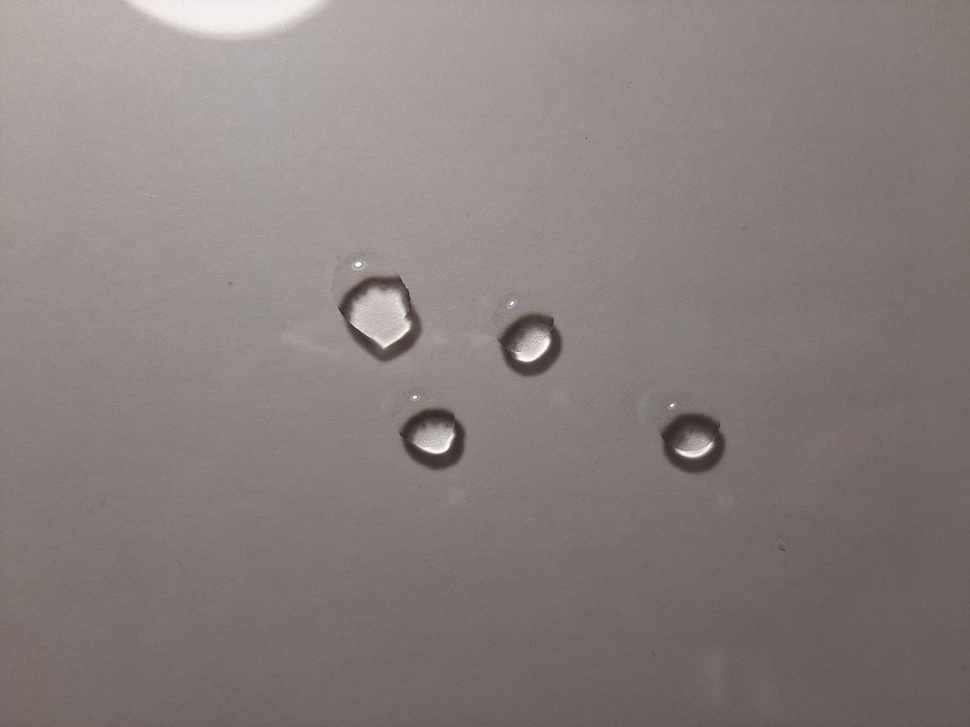
#> input picture image/1.jpg, 970 x 727 px, shrunk from 1280 x 960 before the run, found by its file name
$ jupyter execute 'BlobDetection (1).ipynb'
#> lines starting #> are read from the running program, lines starting #| are printed output that depends on the picture; after the words box and inside, x2 and y2 are one past the last pixel; in counts of white or black regions, pixels touching at a corner belong together
[cell 1]
import cv2
import numpy as np
import matplotlib.pyplot as plt

[cell 2]
x1='1.jpg'
image = cv2.imread(x1,0)
#> image: shape (727, 970); min 40, max 255, mean 129.5
image1 = cv2.imread(x1,1)
#> image1 is the input picture: shape (727, 970, 3); mean B, G, R 124.8, 127.2, 135.7
x,y=image.shape
#> x = 727; y = 970
median = cv2.GaussianBlur(image,(11,11),0)
median1 = cv2.GaussianBlur(image,(21,21),0)
a=median1-median
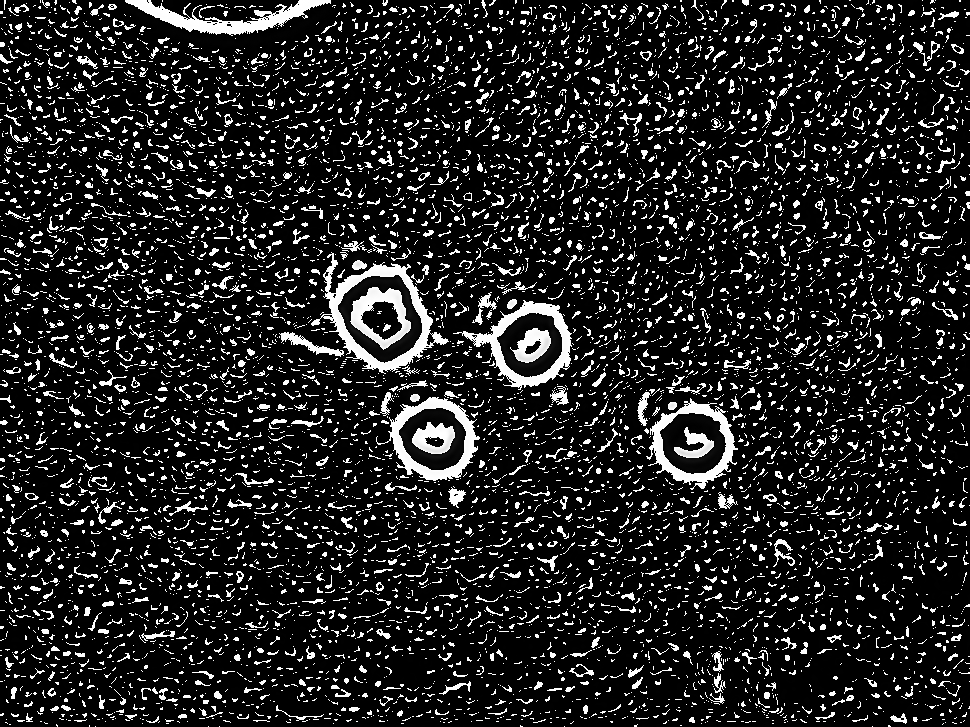
#> a: shape (727, 970); min 0, max 255, mean 34.5
c=255-a
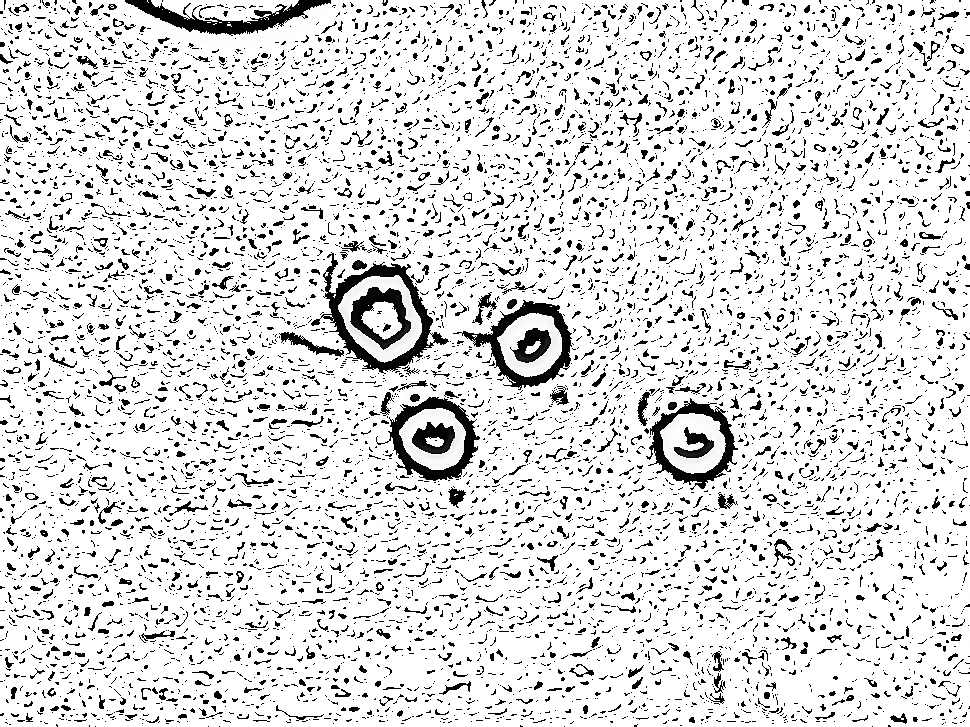
#> c: shape (727, 970); min 0, max 255, mean 220.5


thresh1 = cv2.adaptiveThreshold(c,255,cv2.ADAPTIVE_THRESH_GAUSSIAN_C,\
            cv2.THRESH_BINARY,11,2)
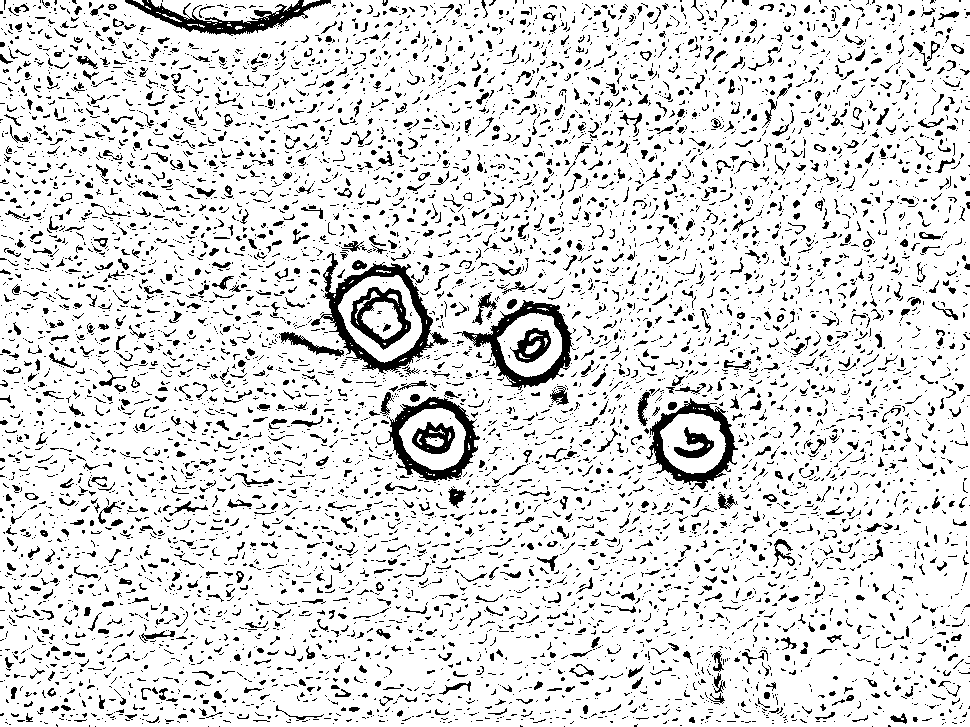
#> thresh1: shape (727, 970); 86.6% white; 7525 black regions (6312 under 20 px), largest, box (x1, y1, x2, y2) and area: (311, 252, 449, 374) 3233, (453, 300, 572, 390) 2481, (376, 397, 480, 481) 2320
thresh1 = cv2.bitwise_not(thresh1)
kernel = cv2.getStructuringElement(cv2.MORPH_ELLIPSE, (4, 4))
dilation = cv2.erode(thresh1,kernel,iterations = 1)
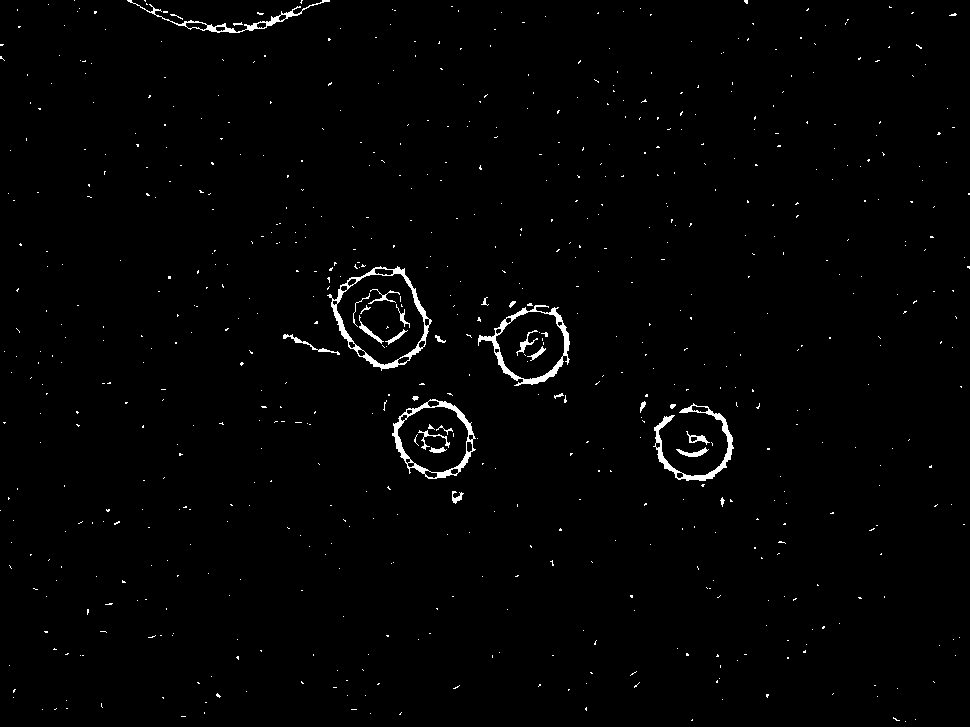
#> dilation: shape (727, 970); 1.3% white; 702 white regions (672 under 20 px)

contours,hierarchy = cv2.findContours(dilation,cv2.RETR_EXTERNAL,cv2.CHAIN_APPROX_SIMPLE)
#> contours = 677 contours, 666 with area under 20; largest, box (x1, y1, x2, y2) and area: (327, 266, 432, 371) 7024, (392, 399, 476, 479) 4690, (478, 305, 570, 386) 4444, (653, 403, 734, 481) 960, (127, 0, 330, 33) 620
t=len(contours[:])
#> t = 677

for u in range(0,t-1):
    if (np.size(contours[u])>100):
        ellipse = cv2.fitEllipse(contours[u])
        (center,axes,orientation) = ellipse
        majoraxis_length = max(axes)
        minoraxis_length = min(axes)
        eccentricity=(np.sqrt(1-(minoraxis_length/majoraxis_length)**2))
        if (eccentricity<0.75):
            cv2.drawContours(image1, contours, u, (255,1,255), 3)
#> this loop made 676 passes
#> (center, axes, orientation, majoraxis_length, minoraxis_length, eccentricity) on passes 256, 261, 322, 344, 386, 676: ((693.3, 442.5), (70.92, 75.4), 107.5, 75.4, 70.92, 0.34), ((434.1, 438.8), (75.22, 80.74), 114.5, 80.74, 75.22, 0.363), ((311.2, 343.8), (7.9, 52.24), 107.1, 52.24, 7.9, 0.989), ((529, 344.3), (73.47, 87.41), 74.41, 87.41, 73.47, 0.542), ((380.8, 315.9), (89.55, 104.4), 145.2, 104.4, 89.55, 0.514), ((214.2, 75.63), (97.07, 164), 92.25, 164, 97.07, 0.806)
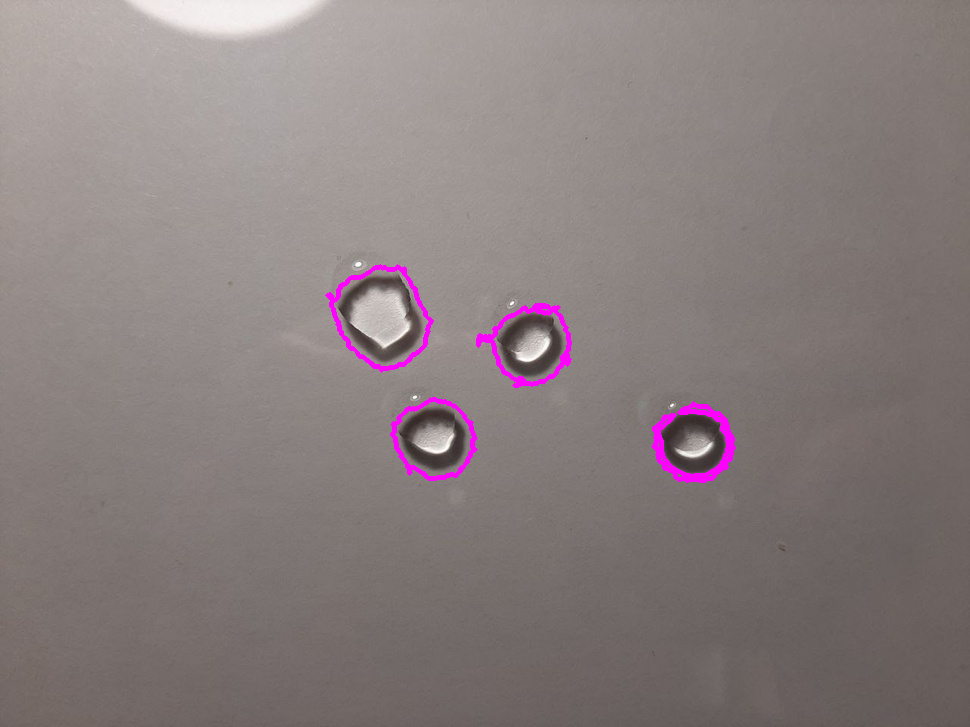
#> image1: shape (727, 970, 3); 0.89% of pixels changed, all inside (x1, y1, x2, y2) = (325, 264, 736, 483)
# cv2.imwrite('marked.jpg',image1)

[cell 3]
fig, ax = plt.subplots(1,2)
kernel=np.ones((2,2),np.uint8)
ax[0].imshow(thresh1)
ax[1].imshow(image1)
#> figure, not shown here; B, G, R data is drawn as R, G, B

$ run again, with image/2.jpg copied over image/1.jpg
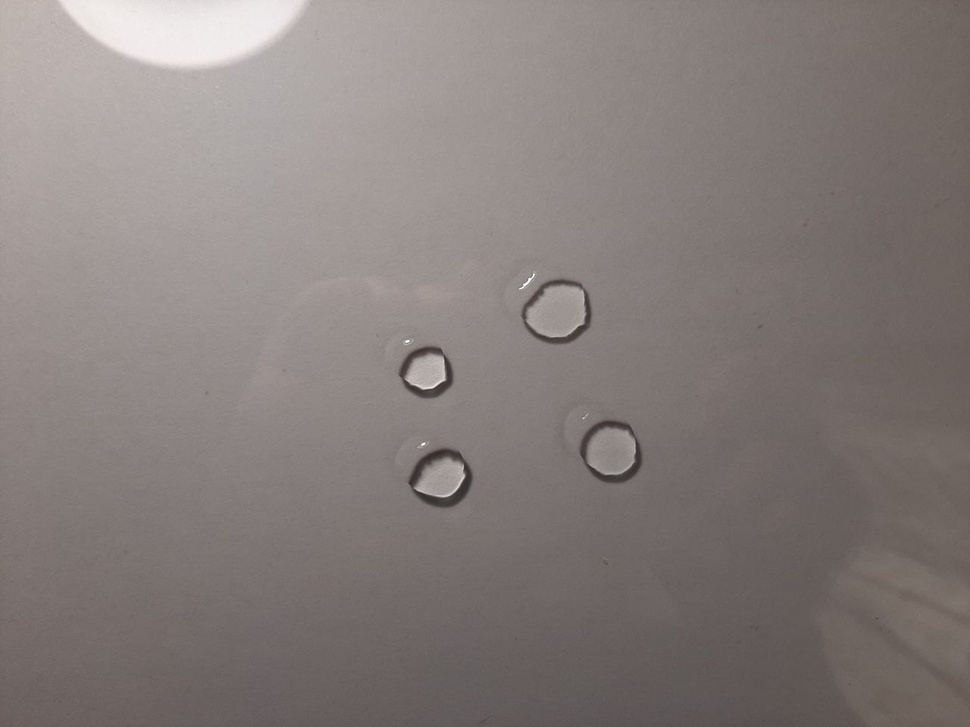
#> input picture image/2.jpg, 970 x 727 px, shrunk from 1280 x 960 before the run, found by its file name
#> image1 is the input picture: shape (727, 970, 3); mean B, G, R 122.5, 125, 133.3
#> `dilation = cv2.erode(thresh1,kernel,iterations = 1)`:
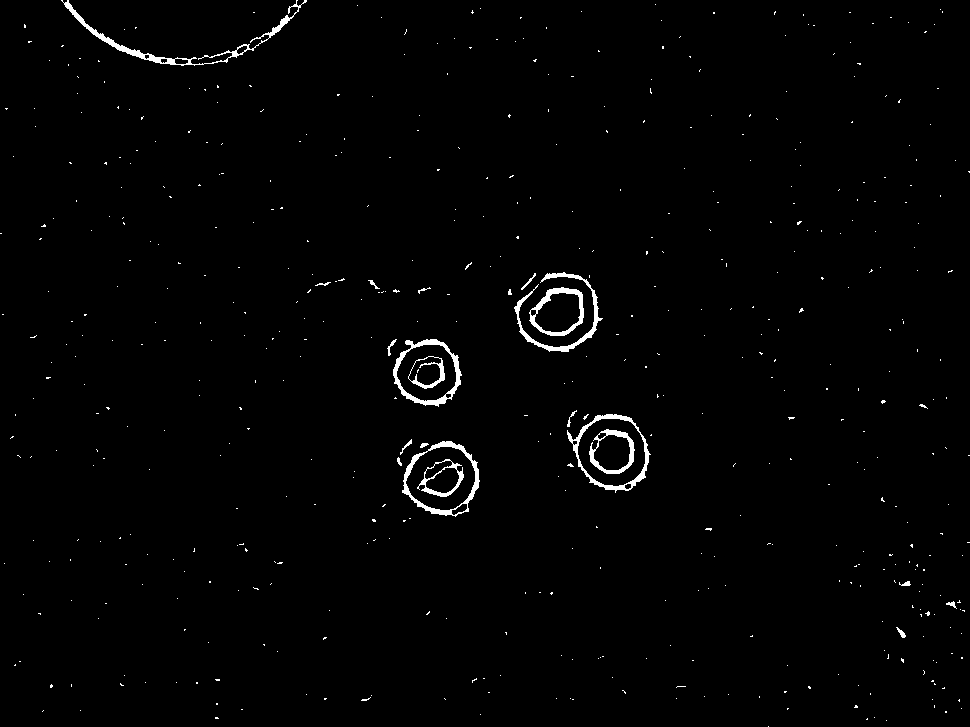
#> dilation: shape (727, 970); 1.2% white; 529 white regions (508 under 20 px)
#> contours = 525 contours, 513 with area under 20; largest, box (x1, y1, x2, y2) and area: (567, 414, 651, 493) 4373, (402, 441, 480, 517) 4170, (393, 339, 462, 407) 3363, (529, 287, 584, 336) 1961, (61, 0, 307, 66) 990
#> t = 525
#> the loop `for u in range(0,t-1):` made 524 passes
#> (center, axes, orientation, majoraxis_length, minoraxis_length, eccentricity) on passes 207, 219, 267, 313, 327: ((442.1, 479.1), (71.79, 75.93), 68.02, 75.93, 71.79, 0.326), ((611.1, 451.5), (71, 81.52), 132.7, 81.52, 71, 0.491), ((427.3, 372.3), (64.75, 67.36), 125.7, 67.36, 64.75, 0.276), ((558.5, 311.3), (45.24, 57.8), 62.34, 57.8, 45.24, 0.622), ((558.3, 311.6), (73.33, 82.42), 67.91, 82.42, 73.33, 0.457)
#> after the loop `for u in range(0,t-1):`:
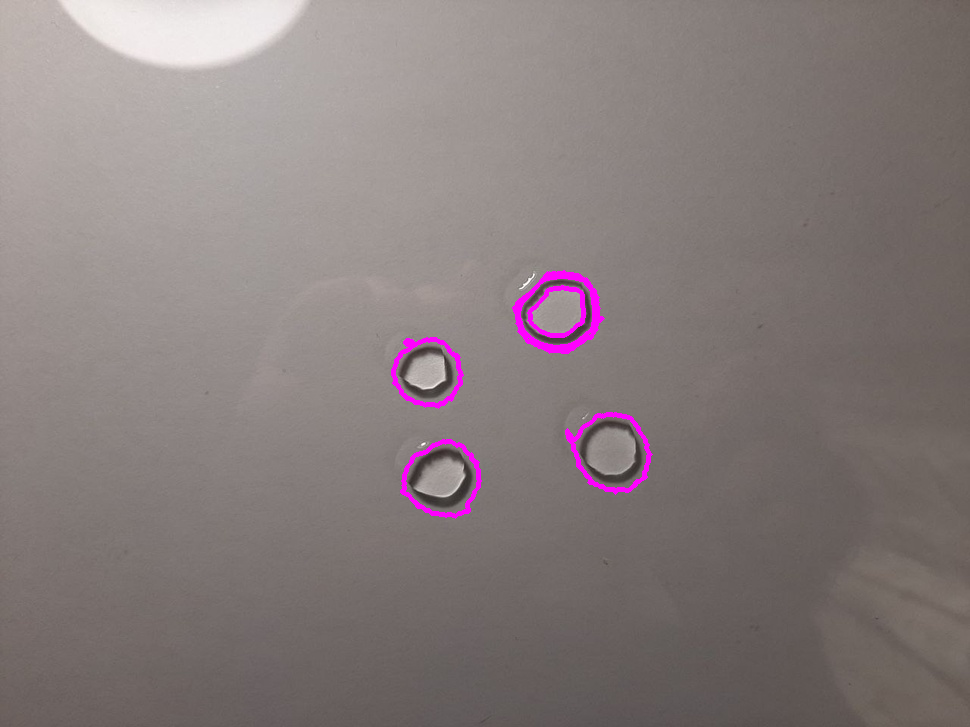
#> image1: shape (727, 970, 3); 0.85% of pixels changed, all inside (x1, y1, x2, y2) = (391, 270, 653, 519)

$ run again, with image/3.jpg copied over image/1.jpg
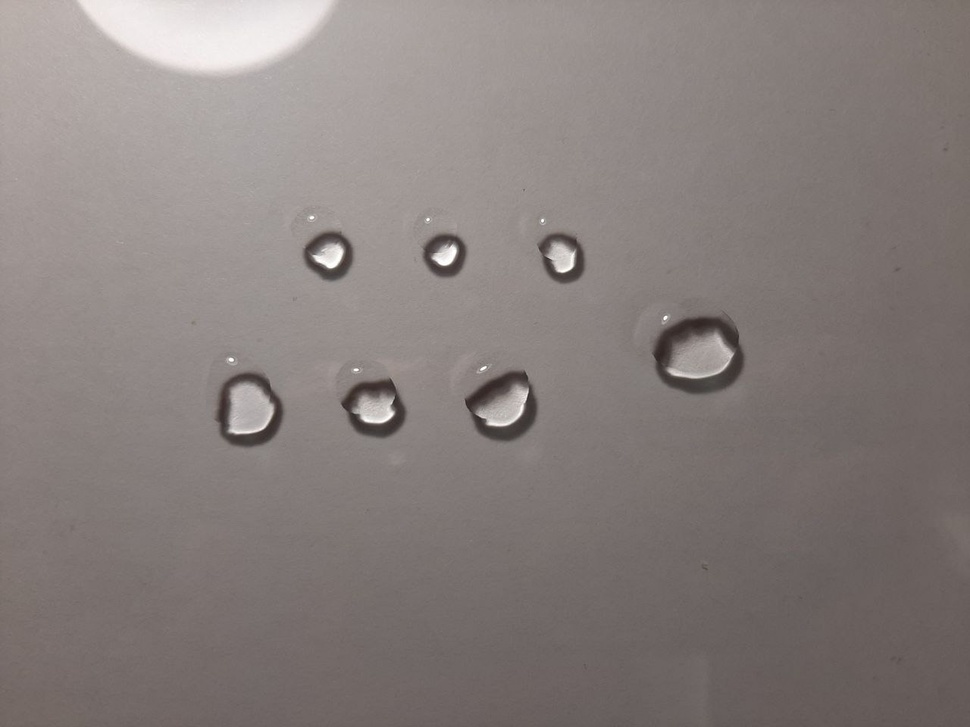
#> input picture image/3.jpg, 970 x 727 px, shrunk from 1280 x 960 before the run, found by its file name
#> image1 is the input picture: shape (727, 970, 3); mean B, G, R 124.1, 126.5, 134.9
#> `thresh1 = cv2.adaptiveThreshold(c,255,cv2.ADAPTIVE_THRESH_GAUSSIAN_C,\..`:
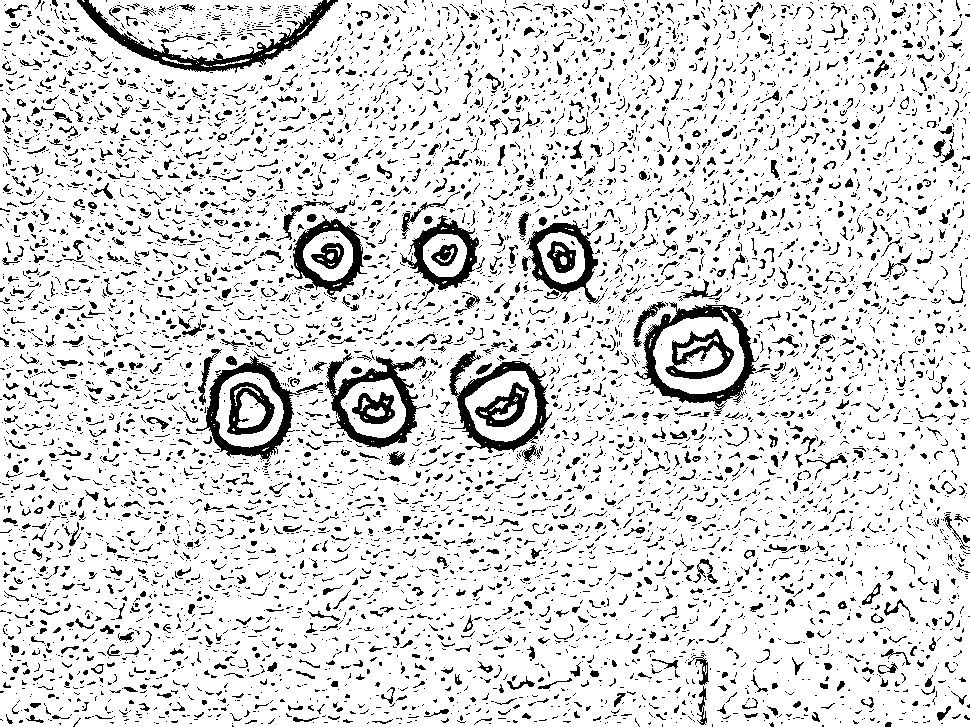
#> thresh1: shape (727, 970); 85.8% white; 7337 black regions (6196 under 20 px), largest, box (x1, y1, x2, y2) and area: (77, 0, 338, 73) 3142, (634, 302, 759, 416) 3058, (325, 353, 431, 449) 2793
#> dilation: shape (727, 970); 1.9% white; 693 white regions (656 under 20 px)
#> contours = 657 contours, 641 with area under 20; largest, box (x1, y1, x2, y2) and area: (208, 360, 292, 458) 5626, (459, 363, 546, 450) 5322, (334, 359, 416, 447) 4326, (295, 221, 361, 290) 3133, (531, 225, 597, 291) 2932
#> t = 657
#> the loop `for u in range(0,t-1):` made 656 passes
#> (center, axes, orientation, majoraxis_length, minoraxis_length, eccentricity) on passes 290, 295, 297, 320, 329, 359, 360: ((504.1, 407), (78.85, 87.38), 50.93, 87.38, 78.85, 0.431), ((249.1, 410.6), (80.29, 90.87), 178.2, 90.87, 80.29, 0.468), ((376.3, 406.5), (75.81, 80.45), 169.6, 80.45, 75.81, 0.335), ((702.4, 361.5), (27.68, 61.32), 69.79, 61.32, 27.68, 0.892), ((695.5, 347.9), (19.24, 59.87), 70.62, 59.87, 19.24, 0.947), ((699.9, 353.6), (95.63, 100.8), 76.17, 100.8, 95.63, 0.317), ((696.9, 315.6), (12.55, 47.66), 81.56, 47.66, 12.55, 0.965)
#> after the loop `for u in range(0,t-1):`:
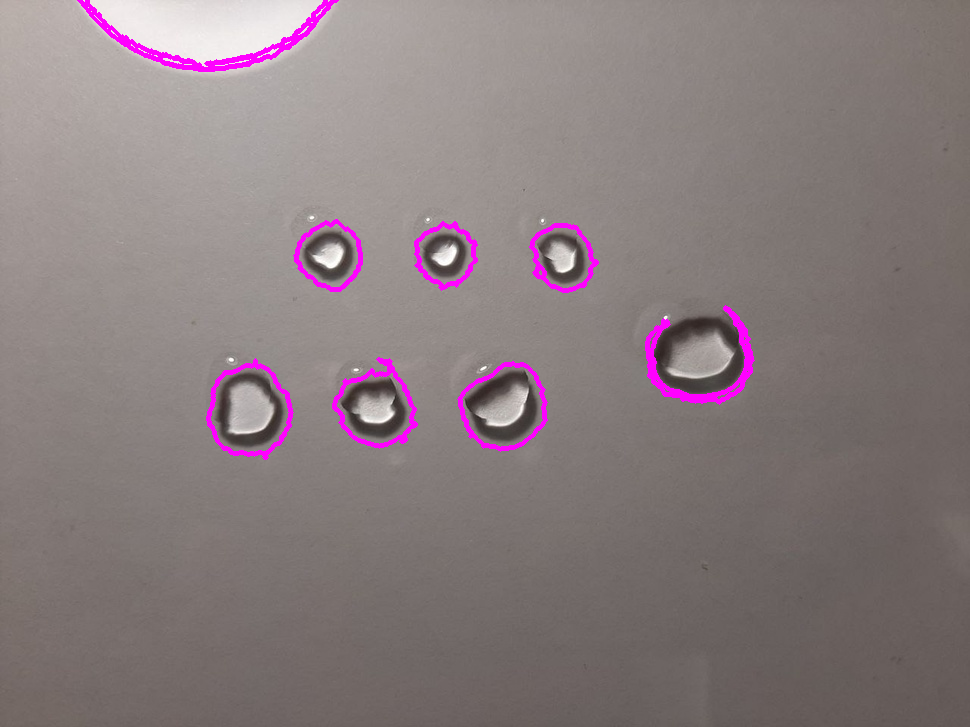
#> image1: shape (727, 970, 3); 1.68% of pixels changed, all inside (x1, y1, x2, y2) = (77, 0, 755, 460)
